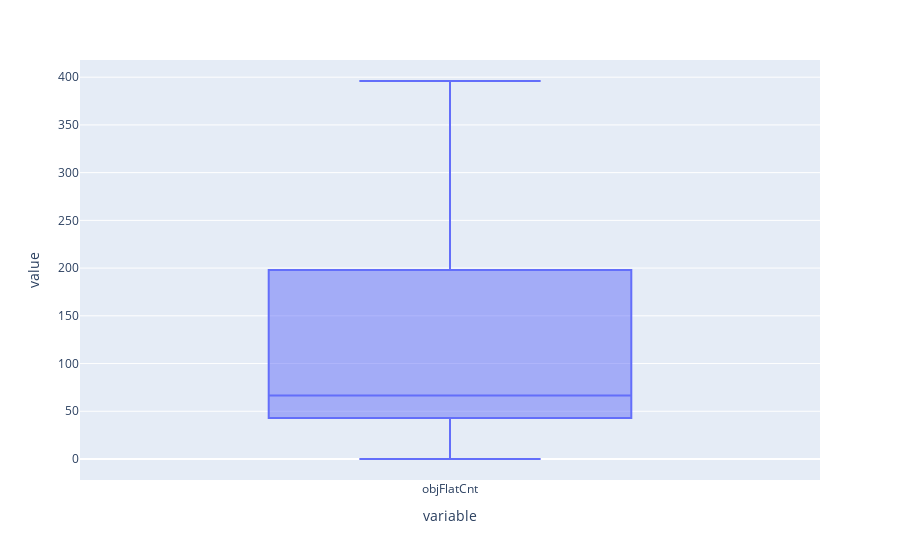

The cell this chart's notebook holds for it:
### Code cell
V = Visualizer(sampleDetaisation.df[['objFlatCnt']])
V.make_boxplot()

### Figure 1 — Plotly figure (JSON) as saved in the notebook; plotly's stock layout.template omitted (floating-point values rounded to 4 significant figures)
{"data": [{"alignmentgroup": "True", "hovertemplate": "variable=%{x}<br>value=%{y}<extra></extra>", "legendgroup": "", "marker": {"color": "#636efa"}, "name": "", "notched": false, "offsetgroup": "", "orientation": "v", "showlegend": false, "type": "box", "x": ["objFlatCnt", "objFlatCnt", "objFlatCnt", "objFlatCnt", "objFlatCnt", "objFlatCnt", "objFlatCnt", "objFlatCnt", "objFlatCnt", "objFlatCnt"], "x0": " ", "xaxis": "x", "y": [44, 68, 43, 65, 0, 104, 0, 225, 198, 396], "y0": " ", "yaxis": "y"}], "layout": {"boxmode": "group", "legend": {"tracegroupgap": 0}, "margin": {"t": 60}, "xaxis": {"anchor": "y", "domain": [0, 1], "title": {"text": "variable"}}, "yaxis": {"anchor": "x", "domain": [0, 1], "title": {"text": "value"}}}}
